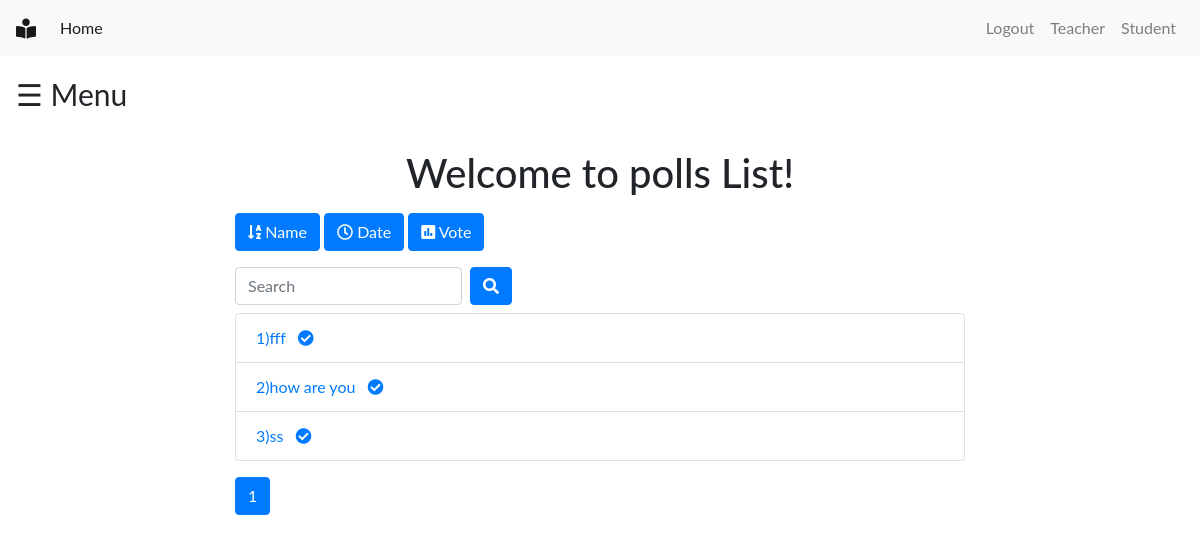
The page /polls/1/list/ (signed in) on the database its author committed.
### polls/models.py (models this page shows, shortened)
class Poll(models.Model):
    quiz = models.ForeignKey(Quiz, on_delete=models.CASCADE)
    text = models.TextField()
    active = models.BooleanField(default=True)

### polls/views.py (the view)
# urls.py: path('<int:quiz_pk>/list/', views.polls_list, name='list'),
@login_required()
def polls_list(request, quiz_pk):
    quiz = Quiz.objects.get(id__exact=quiz_pk)
    all_polls = quiz.poll_set.all().order_by('id')
    request.session['quizId'] = quiz_pk
    search_term = ''
    if 'name' in request.GET:
        all_polls = all_polls.order_by('text')
    if 'date' in request.GET:
        all_polls = all_polls.order_by('pub_date')
    if 'vote' in request.GET:
        all_polls = all_polls.annotate(Count('vote')).order_by('vote__count')
    if 'search' in request.GET:
        search_term = request.GET['search']
        all_polls = all_polls.filter(text__icontains=search_term)
    paginator = Paginator(all_polls, 6)  # Show 6 contacts per page
    page = request.GET.get('page')
    polls = paginator.get_page(page)
    get_dict_copy = request.GET.copy()
    params = get_dict_copy.pop('page', True) and get_dict_copy.urlencode()
    print(params)
    context = {
        'polls': polls,
        'params': params,
        'search_term': search_term,
        'quiz_pk': quiz_pk
    }
    return render(request, 'polls/polls_list.html', context)

### polls/templates/polls/polls_list.html (shortened to what this page needs)
{% extends 'base.html' %}
{% block content %}
{% include 'includes/student-sidebar.html' %}
<div class="container">
    <div class="row">
        <div class="col-md-8 offset-sm-2">
            <h1 class="text-center mt-3 mb-3">Welcome to polls List!</h1>
            <a class="btn btn-{% if 'name' in request.GET %}warning{% else %}primary{% endif %} mb-3" href="?name=True"
                role="button"><i class="fas fa-sort-alpha-down"></i>
                Name</a>
            <a class="btn btn-{% if 'date' in request.GET %}warning{% else %}primary{% endif %} mb-3" href="?date=True"
                role="button"><i class="far fa-clock"></i> Date</a>
            <a class="btn btn-{% if 'vote' in request.GET %}warning{% else %}primary{% endif %} mb-3" href="?vote=True"
                role="button"><i class="fas fa-poll"></i> Vote</a>
            <form class="form-inline">
                <div class="form-group mr-sm-2 mb-2">
                    <input type="search" class="form-control" name="search" placeholder="Search" value={{ search_term }}>
                </div>
                <button type="submit" class="btn btn-primary mb-2"><i class="fas fa-search"></i></button>
            </form>
            <ul class="list-group">
                {% for poll in polls %}
                <li class="list-group-item"><a href="{% url 'polls:vote-detail' poll_id=poll.id quiz_pk=quiz_pk %}">{{forloop.counter}}){{ poll.text|truncatewords:5 }}
                        {% if not poll.active%}
                        <i class="fas fa-check-circle ml-2"></i>
                        {% endif %}
                    </a>
                </li>
                {% endfor %}
            </ul>
            <nav class="mt-3">
                <ul class="pagination">
                    <li class="page-item active"><a class="page-link" href="">{{ polls.number }}</a></li>
                </ul>
            </nav>
        </div>
    </div>
</div>
{% endblock content %}

### static/css/sidebar1.css (style rules this page uses)
body { font-family: "Lato", sans-serif; }

### rows shown on the page
Poll: text "fff", active False (drawn)
Poll: text "how are you", active False (drawn)
Poll: text "ss", active False (drawn)

### other values the page prints
{{ polls.number }} "1"
